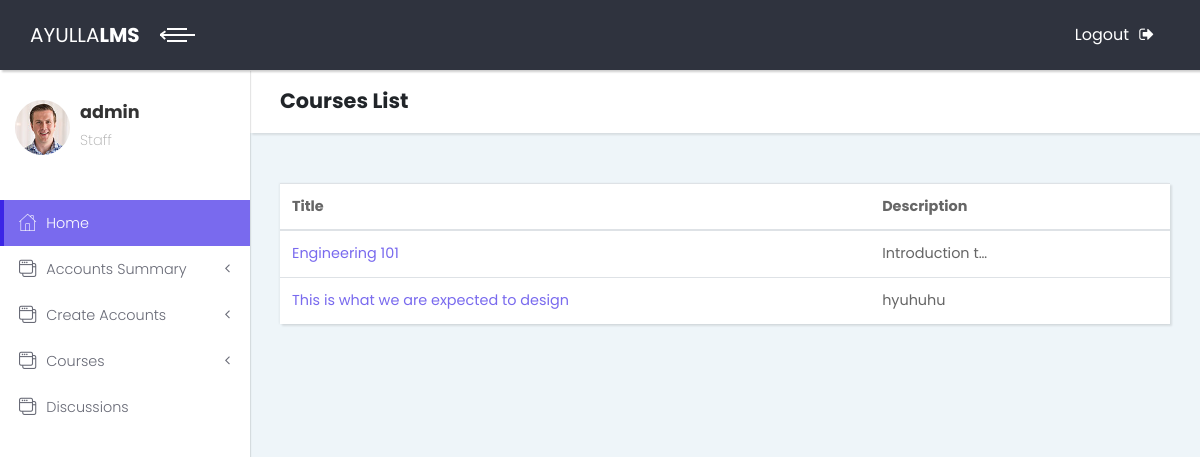
Before: /adminact/list-courses/ (signed in) with the older database file.
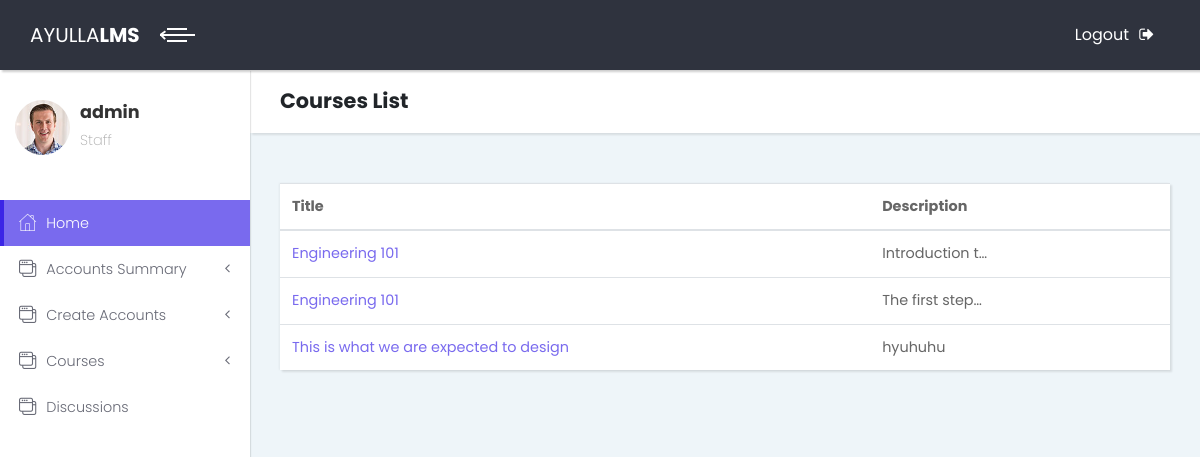
After: the same page with the newer database file.
### course/models.py (models this page shows, shortened)
class Course(models.Model):
    creator = models.ForeignKey(User, on_delete=models.PROTECT,related_name='courses')
    title = models.CharField(max_length=255)
    slug = models.SlugField(unique=True,blank=True)
    image = models.FileField(upload_to='course', blank=True)
    blob = models.CharField(max_length=500, blank=True)
    description = models.TextField()
    created = models.DateField(auto_now_add=True)
    class Meta:
        verbose_name_plural = 'Course'

### adminactions/views.py (the view)
# urls.py: path('list-courses/', AdminCourseListView.as_view(), name='admin_list_courses'),
@method_decorator([login_required, admin_required], name='dispatch')
class AdminCourseListView(ListView):
    model = Course
    ordering = ('title', )
    context_object_name = 'courses'
    template_name = 'externals/course_list_admin.html'
    def get_context_data(self, **kwargs):
        context = super().get_context_data(**kwargs)
        return context

### templates/externals/course_list_admin.html (shortened to what this page needs)
{% extends 'externals/base.html' %}
          {% block header %}
            <div class="container-fluid">
              <h2 class="no-margin-bottom"> Courses List</h2>
            </div>
          {% endblock header %}
{% block content %}
        <section class="dashboard-counts no-padding-bottom">
            <div class="container-fluid">
  <div class="card">
    <table class="table mb-0">
      <thead>
        <tr>
          <th>Title</th>
          <th>Description</th>
          <th></th>
        </tr>
      </thead>
      <tbody>
        {% for course in courses %}
          <tr>
            <td class="align-middle"><a href="{% url 'admin_view_courses' course.pk %}">{{ course.title }}</a></td>
            <td class="align-middle">{{ course.description|truncatechars:15}}</td>
            <td class="text-right">
            </td>
          </tr>
        {% endfor %}
      </tbody>
    </table>
  </div>
            </div>
        </section>
{% endblock %}

Changed rows visible on the page:
added Course: title "Engineering 101", description "The first step…"
